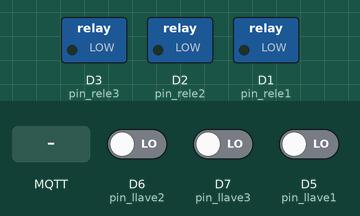
A sketch run on a simulated ESP8266 (NodeMCU). Parts: switched loads named in the sketch (green lamp = pin HIGH). The test bench sets the inputs (shaded band); at power-on: D6 (pin_llave2) LOW, D5 (pin_llave1) LOW, D7 (pin_llave3) LOW. WiFi joins after 1.5 s; servers stay silent unless stated; no MQTT or app messages arrive unless stated; what the sketch prints to the serial monitor is not drawn.

Above: at 2.7 s.
2.8 s: D6 (pin_llave2) driven HIGH
At 4.0 s:
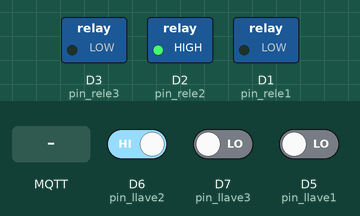
4.3 s: MQTT message "1" arrives on the first subscribed topic
At 6.9 s:
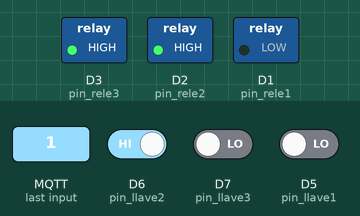
7.3 s: D5 (pin_llave1) driven HIGH
At 8.5 s:
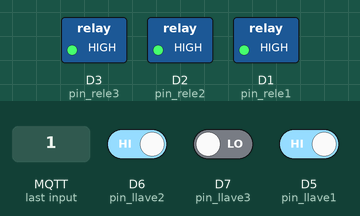
8.8 s: D7 (pin_llave3) driven HIGH
At 9.7 s:
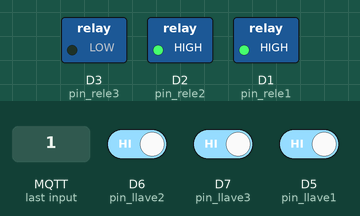
10.3 s: D6 (pin_llave2) driven LOW
At 10.9 s:
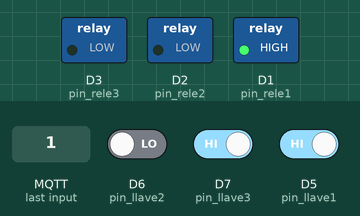
11.8 s: MQTT message "1" arrives on the second subscribed topic
At 13.1 s:
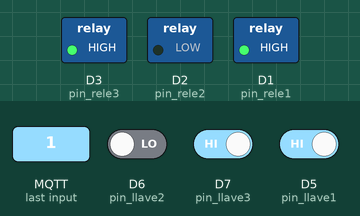
Timing chart, 0 to 14.5 s (numbered marks = the images above; inputs shaded):
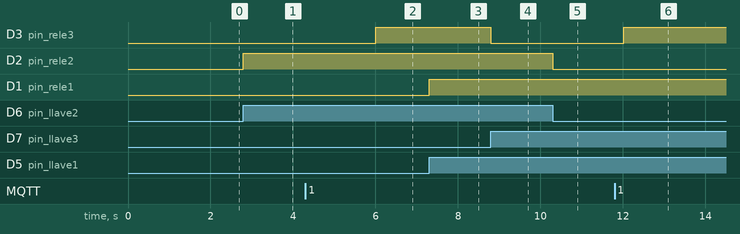

Measured:
- after the input at 2.8 s, D2 (pin_rele2): LOW → HIGH at once
- after the input at 4.3 s, D3 (pin_rele3): LOW → HIGH after 1.7 s
- after the input at 7.3 s, D1 (pin_rele1): LOW → HIGH at once
- after the input at 8.8 s, D3 (pin_rele3): HIGH → LOW at once
- after the input at 10.3 s, D2 (pin_rele2): HIGH → LOW at once
- after the input at 11.8 s, D3 (pin_rele3): LOW → HIGH after 0.22 s

The sketch:

nodo_actuador1.ino
```cpp
/*
Nodo actuador del sistema de control de automático de luces para FaCENA

Sensores:
  · Sensor de detección de 220V - relé1 (luz1)
  · Sensor de detección de 220V - relé2 (luz2)
  · Sensor de detección de 220V - relé3 (ventilador)

Detecta el cambio de estado de los botones fisicos y de los botones del panel web y actualiza el estado de las salidas de los relés y lo envia al servidor Node-red (via MQTT) para actualizar el estado de los botones del panel de control web.

Topicos MQTT en los que se publica:
cdl/rele1in
cdl/rele2in
cdl/rele3in

Topicos MQTT en los que esta suscripto el nodo:
cdl/rele1out
cdl/rele2out
cdl/rele3out

*/
#include <ESP8266WiFi.h>
#include <PubSubClient.h>

#define pin_rele1 D1
#define pin_rele2 D2
#define pin_rele3 D3
#define pin_llave1 D5
#define pin_llave2 D6
#define pin_llave3 D7


const char* ssid = "Fibertel WiFi027 2.4GHz";
const char* password = "0043591365";
//const char* ssid = "arce";
//const char* password = "rosacarlos1856";
const char* mqtt_server = "sambrana.com.ar";

const char* topico1in = "cdl/rele1in";
const char* topico2in = "cdl/rele2in";
const char* topico3in = "cdl/rele3in";
const char* topico1out = "cdl/rele1out";
const char* topico2out = "cdl/rele2out";
const char* topico3out = "cdl/rele3out";

WiFiClient espClient;
PubSubClient client(espClient);
char msg[50];
//bool rele1in, rele2in, rele3in, rele1out, rele2out, rele3out = false;
//bool llave1, llave2, llave3;
bool rele1, rele2, rele3;
volatile bool interrupcion1, interrupcion2, interrupcion3 = false;
volatile long tiempo_envio_anterior = 0;

void setup() {

  //Configuracion de entradas
  pinMode(pin_llave1, INPUT);
  pinMode(pin_llave2, INPUT);
  pinMode(pin_llave3, INPUT);
  pinMode(pin_rele1, OUTPUT);
  pinMode(pin_rele2, OUTPUT);
  pinMode(pin_rele3, OUTPUT);

  Serial.begin(115200);                                		//DEBUG
  setup_wifi();
  client.setServer(mqtt_server, 1883);
  client.setCallback(callback);
  attachInterrupt(digitalPinToInterrupt(pin_llave1),servicio_llave1,CHANGE);
  attachInterrupt(digitalPinToInterrupt(pin_llave2),servicio_llave2,CHANGE);
  attachInterrupt(digitalPinToInterrupt(pin_llave3),servicio_llave3,CHANGE);
  reconnect();
}

//Rutina de servicio de interrupcion llave 1
void servicio_llave1(){
    // if (rele1 == true)
    // {
    // 	rele1 = false;
    // }else {
    // 	rele1 = true;
    // }
    //llave1 = rele1;
    interrupcion1 = true;
    Serial.println("INT1");                                //DEBUG
}

//Rutina de servicio de interrupcion llave 2
void servicio_llave2(){
    // if (rele2 == true)
    // {
    // 	rele2 = false;
    // }else {
    // 	rele2 = true;
    // }
    //llave2 = rele2;
    interrupcion2 = true;
    Serial.println("INT2");                                //DEBUG
}

//Rutina de servicio de interrupcion llave 3
void servicio_llave3(){
    // if (rele3 == true)
    // {
    // 	rele3 = false;
    // }else {
    // 	rele3 = true;
    // }
    //llave3 = rele3;
    interrupcion3 = true;
    Serial.println("INT3");                                //DEBUG
}

void setup_wifi() {

  delay(10);
  // We start by connecting to a WiFi network
  Serial.println();
  Serial.print("Connecting to ");
  Serial.println(ssid);

  WiFi.begin(ssid, password);

  while (WiFi.status() != WL_CONNECTED) {
    delay(500);
    Serial.print(".");
  }

  Serial.println("");
  Serial.println("WiFi connected");
  Serial.println("IP address: ");
  Serial.println(WiFi.localIP());
}

// void callback(char* topic, byte* payload, unsigned int length) {

//   	char* dato="";
//   	char c;
//   	int topico;
//   	bool estado;

//   	Serial.print("Message arrived [");                       	//DEBUG
//   	Serial.print(topic);                                		//DEBUG
//   	Serial.print("] ");                                		//DEBUG
//   	for (int i = 0; i < length; i++) {
//     	Serial.print((char)payload[i]);
//     	dato += c;
//   	}
//  //  	if (topic == "cdl/rele1out") {
// 	// 	topico = 1;
// 	// }
// 	// if (topic == "cdl/rele2out") {
// 	// 	topico = 2;
// 	// }
// 	// if (topic == "cdl/rele3out") {
// 	// 	topico = 3;
// 	// }
// 	// if (dato == "1") {
// 	// 	estado = true;
// 	// }
// 	// else {
// 	// 	estado = false;
// 	// }

// 	// toggle_rele(topico, estado);

// 	Serial.println();                                		 	//DEBUG
//   	Serial.print("------json------");Serial.println(dato);  	//DEBUG
//   	dato = "";
// }

void callback(char* topic, byte* payload, unsigned int length) {

  String dato="";
  char c;

  Serial.print("Message arrived [");                      //DEBUG
  Serial.print(topic);                                    //DEBUG
  Serial.print("] ");                                     //DEBUG
  for (int i = 0; i < length; i++) {
    Serial.print((char)payload[i]);
    c = (char)payload[i];
    dato += c;
  }
  Serial.println();                                       //DEBUG
  Serial.print("------json------");Serial.println(dato);  //DEBUG

  toggle_rele_web(topic, dato);
  dato = "";
}

/*void toggle_rele(char* topic, char* dato){
	bool estado_nuevo;
	if (dato == "1") {estado_nuevo=true;}
	else if (dato == "0")	{estado_nuevo=false;}
	else {return;}
	int topico;
	if (topic == "cdl/rele1out")
	{
		topico = 1;
	}
	else if (topic == "cdl/rele2out") {
		topico = 2;
	}
	else {
		topico = 3;
	}
	switch (topico) {
		case 1:
			rele1=estado_nuevo;
			break;
		case 2:
			rele2=estado_nuevo;
			break;
		case 3:
			rele3=estado_nuevo;
			break;
	}
}*/
void toggle_rele(int rele){

	switch (rele) {
		case 1:
			//Actualiza el estado del rele 1
			if (!rele1) {digitalWrite(pin_rele1, HIGH); rele1=true;}
  			else {digitalWrite(pin_rele1, LOW); rele1=false;}
  			break;
		case 2:
			//Actualiza el estado del rele 2
		  	if (!rele2) {digitalWrite(pin_rele2, HIGH); rele2=true;}
		  	else {digitalWrite(pin_rele2, LOW); rele2=false;}
			break;
		case 3:
			//Actualiza el estado del rele 3
		  	if (!rele3) {digitalWrite(pin_rele3, HIGH); rele3=true;}
		  	else {digitalWrite(pin_rele3, LOW); rele3=false;}
			break;
	}
	//llave3 = rele3;
}

void toggle_rele_web(char* topic, String dato){
	bool estado_nuevo;
	if (dato == "1") {estado_nuevo=true;}
	else if (dato == "0") {estado_nuevo=false;}
	else {return;}
	int topico;
  Serial.print("toggle_rele_web: ");
  Serial.println(dato);Serial.print(" - bool ");
  Serial.println(estado_nuevo);
	if (topic == "cdl/rele1out")
	{
		topico = 1;
	}
	else if (topic == "cdl/rele2out") {
		topico = 2;
	}
	else {
		topico = 3;
	}
	switch (topico) {
		case 1:
			//Actualiza el estado del rele 1
			rele1=estado_nuevo;
			if (rele1) {digitalWrite(pin_rele1, HIGH);}
  			else {digitalWrite(pin_rele1, LOW);}
			break;
		case 2:
			//Actualiza el estado del rele 2
			rele2=estado_nuevo;
		  	if (rele2) {digitalWrite(pin_rele2, HIGH);}
		  	else {digitalWrite(pin_rele2, LOW);}
			break;
		case 3:
			//Actualiza el estado del rele 3
			rele3=estado_nuevo;
		  	if (rele3) {digitalWrite(pin_rele3, HIGH);}
		  	else {digitalWrite(pin_rele3, LOW);}
			break;
	}
}

void reconnect() {
  // Loop until we're reconnected
  while (!client.connected()) {
    Serial.print("Attempting MQTT connection...");        	//DEBUG
    // Attempt to connect
    if (client.connect("ESP8266Client")) {
      Serial.println("connected");                        	//DEBUG
      // Once connected, publish an announcement...
      //client.publish("/modulosensor", "hello world");
      // ... and resubscribe
      client.subscribe("cdl/rele1out");
      client.subscribe("cdl/rele2out");
      client.subscribe("cdl/rele3out");
    } else {
      Serial.print("failed, rc=");                        	//DEBUG
      Serial.print(client.state());                       	//DEBUG
      Serial.println(" try again in 5 seconds");          	//DEBUG
      // Wait 5 seconds before retrying
      delay(5000);
    }
  }
}

void enviar_estado(bool estado_rele, String topic) {
	if (!client.connected()) {reconnect();}
	client.loop();
  char topico[12];
  topic.toCharArray(topico,12);
  if (estado_rele) {client.publish(topico, "1");Serial.print("envio: ");Serial.print(topico); Serial.println(estado_rele);}
  else {client.publish(topico, "0");Serial.print("envio: ");Serial.print(topico); Serial.println(estado_rele);}
}

void loop() {
	//Actualiza el estado del rele 1
	// rele1 = digitalRead(pin_rele1);
	// rele2 = digitalRead(pin_rele2);
	// rele3 = digitalRead(pin_rele3);


	//Actualiza el estado de los relés cuando ocurre una interrupción (cambio de estado un botón)
	if (interrupcion1) {toggle_rele(1);interrupcion1 = false;}
	if (interrupcion2) {toggle_rele(2);interrupcion2 = false;}
	if (interrupcion3) {toggle_rele(3);interrupcion3 = false;}

	//Actualiza el estado de los relés cuando se recibe un mensaje MQTT del servidor (cambio de estado un botón en el panel web)


  	// if (rele1) {digitalWrite(pin_rele1, HIGH); rele1=1;}
  	// else {digitalWrite(pin_rele1, LOW); rele1=0;}
  	// //Actualiza el estado del rele 2
  	// if (rele2) {digitalWrite(pin_rele2, HIGH); rele1=1;}
  	// else {digitalWrite(pin_rele2, LOW); rele2=0;}
   //  //Actualiza el estado del rele 3
  	// if (rele3) {digitalWrite(pin_rele3, HIGH); rele3=1;}
  	// else {digitalWrite(pin_rele3, LOW); rele3=0;}

	//Envia el estado de los reles
    if (millis() > tiempo_envio_anterior + 3000)
    {
      enviar_estado(rele1, "cdl/rele1in");
      enviar_estado(rele2, "cdl/rele2in");
      enviar_estado(rele3, "cdl/rele3in");
      tiempo_envio_anterior = millis();
      if (rele1) {Serial.print("Rele1: ");Serial.println("1");}
      else {Serial.print("Rele1: ");Serial.println("0");}
      Serial.print("Rele1: ");Serial.println(rele1);
      Serial.print("Rele2: ");Serial.println(rele2);
      Serial.print("Rele3: ");Serial.println(rele3);
    }


}
```
